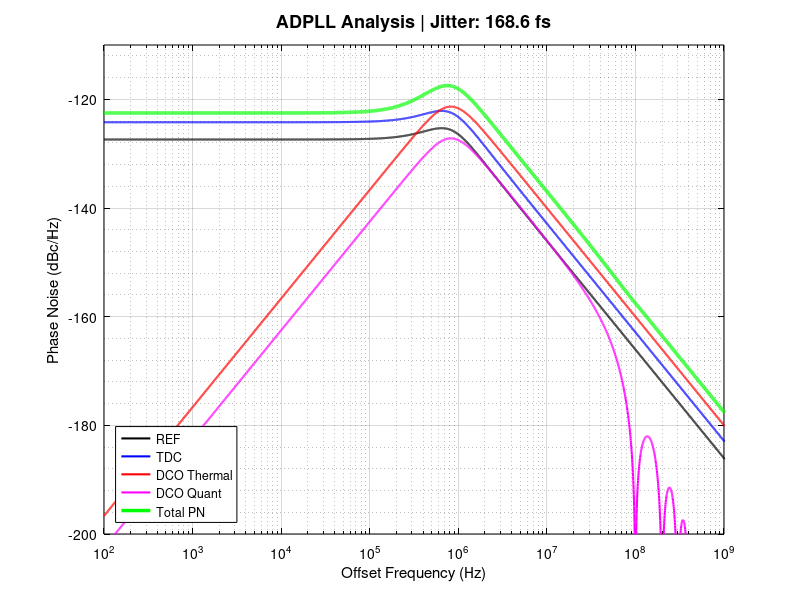
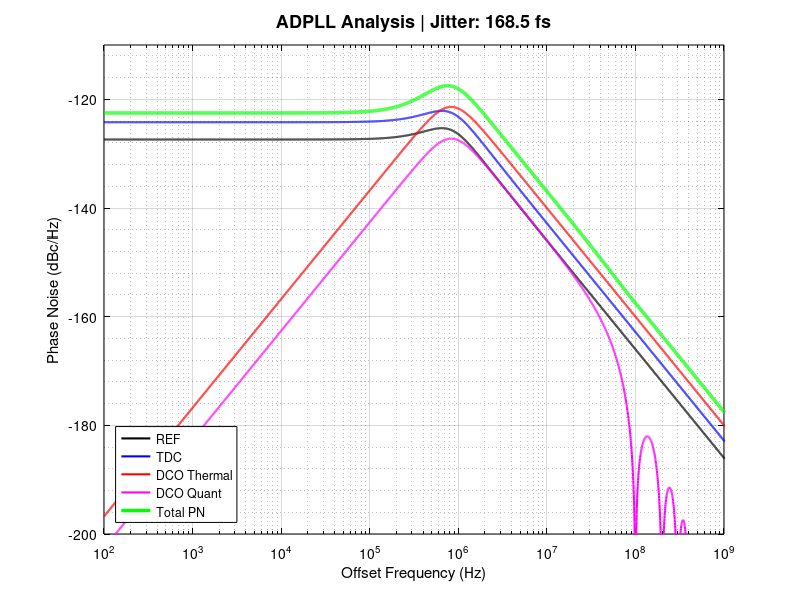
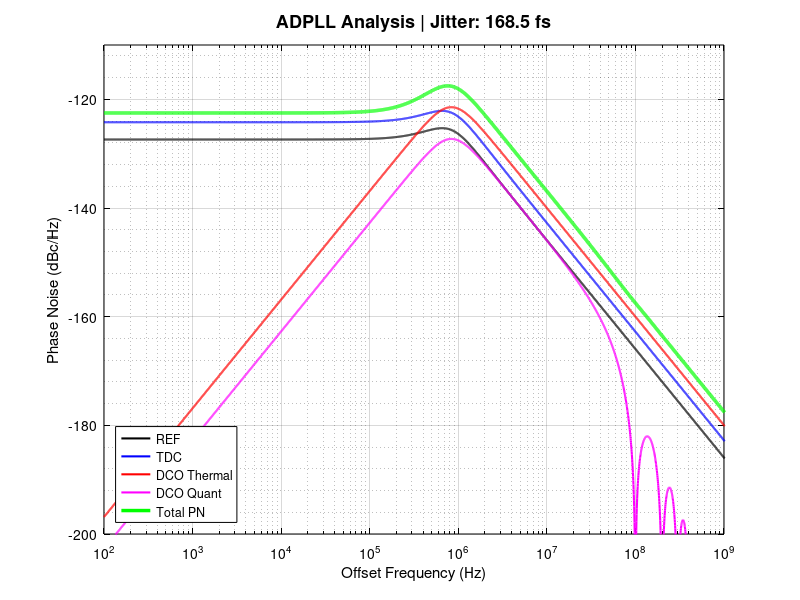
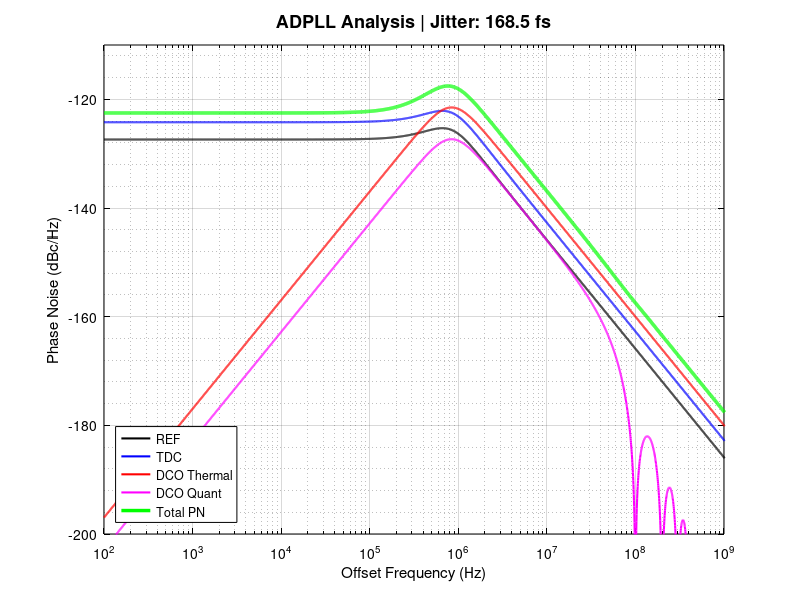

Source code (MATLAB) for these figures, in order:
%% Type-II ADPLL noise analysis/Transfer function plotting
clear; clc; close all;

% 1. Specifications
F_REF = 100e6;           
F_DCO = 2.4e9;           
N = F_DCO / F_REF;   
K_DCO = 25e3;      
xi = 1 / sqrt(2);
Delta_t_res = 2e-12;     
T_REF = 1/F_REF;

% loop
for f_3dB = 1.7e6:0.01e6:1.9e6
    wn = (2 * pi * f_3dB) / 2.06;
    rho = (wn / F_REF)^2;
    alpha = (2 * xi) * sqrt(rho);



% 2. Frequency Range
f = logspace(2, 10, 4000); 
s = 2*pi*1i*f;

% 3. Transfer Functions
den = s.^2 + alpha*F_REF.*s + rho*F_REF^2; %denominator
H_TDC_REF = N * (alpha*F_REF.*s...
    + rho*F_REF^2) ./ den; %reference and TDC transfer function
H_DCO = (s.^2) ./ den; % DCO transfer function

% 4. Noise Sources 
% in S_phi [rad^2/Hz], to make all the multiplications with the TF)
% *2 whenever I move from L to S, because S is double-band
S_phi_ref_raw = 2 * 10^(-155/10);
S_phi_tdc_raw = ((2*pi)^2 / (12 * F_REF))...
    * (Delta_t_res / T_REF)^2;
L_dco_therm_raw = -120 - 20*log10(f/1e6);
S_phi_dco_therm_raw = 2 * 10.^(L_dco_therm_raw/10);
S_phi_dco_quant_raw = (1 / (12 * F_REF))...
    * (K_DCO ./ f).^2 .* (sinc(f / F_REF)).^2;

% 5. Noise at the Output
S_phi_ref_out   = abs(H_TDC_REF).^2 .* S_phi_ref_raw;
S_phi_tdc_out   = abs(H_TDC_REF).^2 .* S_phi_tdc_raw;
S_phi_dco_out   = abs(H_DCO).^2 .* S_phi_dco_therm_raw;
S_phi_dcoq_out  = abs(H_DCO).^2 .* S_phi_dco_quant_raw;
S_phi_total_out = S_phi_ref_out + S_phi_tdc_out ...
    + S_phi_dco_out + S_phi_dcoq_out;

% 6. Convert to L(f) [dBc/Hz] for Plotting
% I divide by two since L is single band
PN_REF_out       = 10*log10(S_phi_ref_out / 2);
PN_TDC_out       = 10*log10(S_phi_tdc_out / 2);
PN_DCO_therm_out = 10*log10(S_phi_dco_out / 2);
PN_DCO_quant_out = 10*log10(S_phi_dcoq_out / 2);
PN_Total_out     = 10*log10(S_phi_total_out / 2);

% 7. Jitter Calculation (Individual Contributions)
jitter_conv = 1 / (2 * pi * F_DCO); %conversion factor from σφ το στ

sig_ref  = sqrt(trapz(f, S_phi_ref_out))   * jitter_conv;
sig_tdc  = sqrt(trapz(f, S_phi_tdc_out))   * jitter_conv;
ref_tdc_comb = sqrt(sig_ref^2+sig_tdc^2);
sig_dco  = sqrt(trapz(f, S_phi_dco_out))   * jitter_conv;
sig_dcoq = sqrt(trapz(f, S_phi_dcoq_out))  * jitter_conv;
dco_dcoq_comb = sqrt(sig_dco^2+sig_dcoq^2);
sig_tot  = sqrt(trapz(f, S_phi_total_out)) * jitter_conv;

% 8. Plotting
figure('Color', 'w');
semilogx(f, PN_REF_out, 'k', 'LineWidth', 1.5); 
hold on;
semilogx(f, PN_TDC_out, 'b', 'LineWidth', 1.5);
semilogx(f, PN_DCO_therm_out, 'r', 'LineWidth', 1.5);
semilogx(f, PN_DCO_quant_out, 'm', 'LineWidth', 1.5); 
semilogx(f, PN_Total_out, 'g', 'LineWidth', 2.5);

% background of the plot
set(gca, 'Color', 'w');       
set(gca, 'XColor', 'k');      
set(gca, 'YColor', 'k');      
set(gca, 'GridColor', 'k');   
set(gca, 'MinorGridColor', 'k'); 

% labeling and layout
grid on; 
grid minor;
xlabel('Offset Frequency (Hz)');
ylabel('Phase Noise (dBc/Hz)');
title(['ADPLL Analysis | Jitter: ', num2str(sig_tot * 1e15, ...
    '%.1f'), ' fs'], 'FontSize', 13, 'Color', 'k');
lgd = legend('REF', 'TDC', 'DCO Thermal', 'DCO Quant', 'Total PN', ...
    'Location', 'southwest');
set(lgd, 'TextColor', 'k', 'Color', 'w', 'EdgeColor', 'k');
ylim([-200 -110]);
xlim([1e2 1e9]);


% Printed Output
fprintf('--- Integrated RMS Jitter Contributions ---  %.2f MHz\n', f_3dB*1e-6);
fprintf('Reference:         %.2f fs\n', sig_ref  * 1e15);
fprintf('TDC Quantization:  %.2f fs\n', sig_tdc  * 1e15);
fprintf('Combined Reference and TDC: %.2f fs\n', ref_tdc_comb * 1e15);
fprintf('DCO Thermal:       %.2f fs\n', sig_dco  * 1e15);
fprintf('DCO Quantization:  %.2f fs\n', sig_dcoq * 1e15);
fprintf('Combined DCO and DCO Quantization: %.2f fs\n', dco_dcoq_comb * 1e15);
fprintf('-------------------------------------------\n');
fprintf('Total RMS Jitter:  %.2f fs\n', sig_tot  * 1e15);
end
